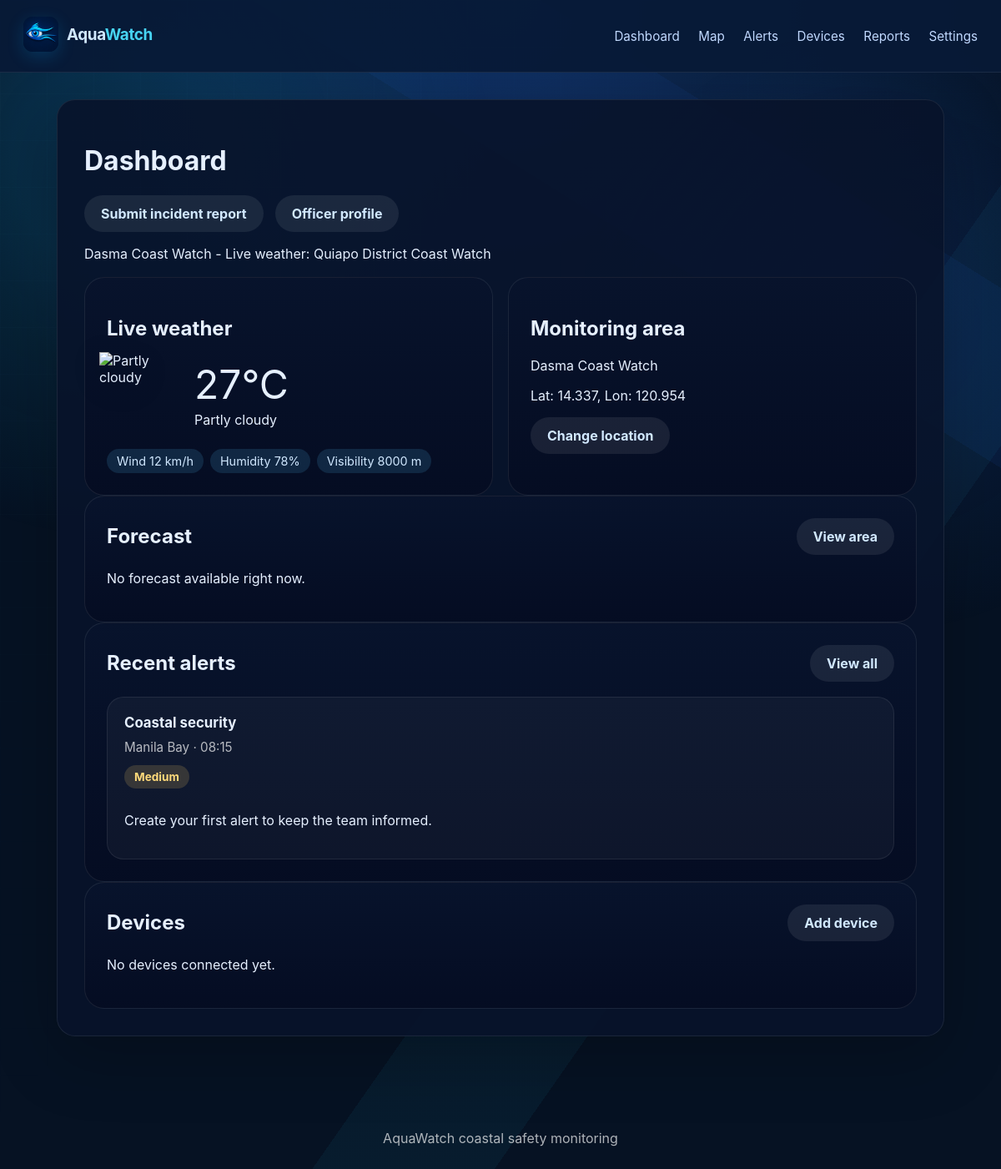
The page /dashboard/ (signed in) on the database its author committed.
### aquawatch_app/models.py (models this page shows, shortened)
class MonitoringArea(models.Model):
    user = models.OneToOneField(User, on_delete=models.CASCADE)
    label = models.CharField(max_length=128, default='Quiapo District Coast Watch')
    latitude = models.FloatField(default=14.5995)
    longitude = models.FloatField(default=120.9842)
    image_url = models.URLField(blank=True)

class Alert(models.Model):
    user = models.ForeignKey(User, on_delete=models.CASCADE)
    type = models.CharField(max_length=128)
    location = models.CharField(max_length=128)
    time = models.CharField(max_length=64)
    severity = models.CharField(max_length=64)
    description = models.TextField(blank=True)

### aquawatch_app/views.py (the view)
# urls.py: path('dashboard/', views.dashboard, name='dashboard'),
@login_required
def dashboard(request):
    user = request.user
    profile = get_or_create_profile(user)
    area = get_or_create_monitoring_area(user)
    weather_status = 'Updating live conditions'
    weather = fetch_weather(area.latitude, area.longitude)
    if weather.get('location') == 'Monitoring area':
        weather_status = 'Live weather unavailable'
    else:
        weather_status = f'{area.label} - Live weather: {weather.get("location")} '
    alerts = Alert.objects.filter(user=user).order_by('-id')[:5]
    devices = Device.objects.filter(user=user).order_by('-id')[:5]
    return render(
        request,
        'aquawatch_app/dashboard.html',
        {
            'profile': profile,
            'area': area,
            'weather': weather,
            'weather_status': weather_status,
            'alerts': alerts,
            'devices': devices,
        },
    )

### aquawatch_app/context_processors.py (called while the page is built)
def aquawatch_preferences(request):
    if not request.user.is_authenticated:
        return {'aqua_profile': None, 'aqua_language': 'English', 'aqua_dark_mode': True}
    try:
        profile = request.user.userprofile
    except (AttributeError, UserProfile.DoesNotExist):
        profile = None
    return {
        'aqua_profile': profile,
        'aqua_language': profile.language if profile else 'English',
        'aqua_dark_mode': profile.dark_mode if profile else True,
    }

### aquawatch_app/views.py (called while the page is built, shortened)
def get_or_create_profile(user: User) -> UserProfile:
    profile, _ = UserProfile.objects.get_or_create(user=user)
    return profile

def get_or_create_monitoring_area(user: User) -> MonitoringArea:
    area, _ = MonitoringArea.objects.get_or_create(user=user)
    return area

def fetch_weather(latitude: float, longitude: float) -> dict:
    api_key = settings.OPENWEATHER_API_KEY.strip()
    query = urlencode({
        'lat': latitude,
        'lon': longitude,
        'appid': api_key,
        'units': 'metric',
    })
    url = f'https://api.openweathermap.org/data/2.5/weather?{query}'
    request = Request(url, headers={'User-Agent': 'AquaWatch Web'})
    try:
        with urlopen(request, timeout=10) as response:
            payload = json.load(response)
    except (HTTPError, URLError, ValueError):
        return {
            'location': 'Quiapo District Coast Watch',
            'current': {'temperature': 27, 'description': 'Partly cloudy', 'icon': '02d'},
            'wind_speed': 12,
            'humidity': 78,
            'visibility': 8000,
        }

### aquawatch_app/templates/aquawatch_app/dashboard.html
{% extends 'aquawatch_app/base.html' %}
{% block content %}
<div class="page-card large">
  <h1>Dashboard</h1>
  <div class="button-row"><a class="button button-secondary" href="{% url 'reports' %}">Submit incident report</a><a class="button button-secondary" href="{% url 'profile' %}">Officer profile</a></div>
  <p>{{ weather_status }}</p>
  <div class="dashboard-grid">
    <section class="dashboard-card">
      <h2>Live weather</h2>
      <div class="weather-summary">
        <div class="current-weather-main"><img class="openweather-icon openweather-icon-current" src="https://openweathermap.org/img/wn/{{ weather.current.icon }}@2x.png" alt="{{ weather.current.description }}" width="100" height="100"><div><p class="weather-temp">{{ weather.current.temperature }}&deg;C</p><p>{{ weather.current.description }}</p></div></div>
        <div><span class="weather-pill">Wind {{ weather.wind_speed }} km/h</span><span class="weather-pill">Humidity {{ weather.humidity }}%</span><span class="weather-pill">Visibility {{ weather.visibility }} m</span></div>
      </div>
    </section>
    <section class="dashboard-card"><h2>Monitoring area</h2><p>{{ area.label }}</p><p>Lat: {{ area.latitude }}, Lon: {{ area.longitude }}</p><a class="button button-secondary" href="{% url 'location' %}">Change location</a></section>
  </div>
  <section class="dashboard-card full-width">
    <div class="page-header-row"><h2>Forecast</h2><a class="button button-secondary" href="{% url 'map' %}">View area</a></div>
    {% if weather.forecast %}<div class="panel-grid forecast-grid">{% for day in weather.forecast %}<div class="panel-card forecast-card"><div class="forecast-card-top"><strong>{{ day.date }}</strong><img class="openweather-icon" src="https://openweathermap.org/img/wn/{{ day.icon }}@2x.png" alt="{{ day.description }}" width="72" height="72" loading="lazy"></div><p class="panel-meta">{{ day.description }}</p><p class="forecast-temperature">{{ day.temperature }}&deg;C</p></div>{% endfor %}</div>{% else %}<p>No forecast available right now.</p>{% endif %}
  </section>
  <section class="dashboard-card full-width">
    <div class="page-header-row"><h2>Recent alerts</h2><a class="button button-secondary" href="{% url 'alerts' %}">View all</a></div>
    {% if alerts %}<div class="panel-grid">{% for alert in alerts %}<div class="panel-card"><strong>{{ alert.type }}</strong><div class="panel-meta">{{ alert.location }} &middot; {{ alert.time }}</div><div class="severity-pill severity-{{ alert.severity|lower }}">{{ alert.severity }}</div><p>{{ alert.description }}</p></div>{% endfor %}</div>{% else %}<p>No alerts yet.</p>{% endif %}
  </section>
  <section class="dashboard-card full-width">
    <div class="page-header-row"><h2>Devices</h2><a class="button button-secondary" href="{% url 'add_device' %}">Add device</a></div>
    {% if devices %}<div class="panel-grid">{% for device in devices %}<div class="panel-card"><strong>{{ device.name }}</strong><div class="panel-meta">{{ device.serial }} &middot; {{ device.vessel }}</div><div>{{ device.owner }}</div><div class="panel-footer">Last: {{ device.last_location }} &middot; {{ device.last_updated }}</div></div>{% endfor %}</div>{% else %}<p>No devices connected yet.</p>{% endif %}
  </section>
</div>
{% endblock %}

### aquawatch_app/static/aquawatch_app/styles.css (style rules this page uses)
:root { color-scheme: dark; background: #061223; color: #f5f9ff; font-family: Inter, system-ui, sans-serif; }
* { box-sizing: border-box; }
body { margin: 0; background: radial-gradient(circle at top, #0f2e5e 0%, #061223 45%); color: #e6f0ff; }
.page-card { background: rgba(8, 19, 43, 0.9); border: 1px solid rgba(255, 255, 255, 0.08); border-radius: 22px; box-shadow: 0 24px 80px rgba(0, 0, 0, 0.22); padding: 28px; margin-bottom: 24px; }
.page-card.large { padding: 32px; }
.full-width { width: 100%; }
.button-row, .form-actions { display: flex; gap: 14px; flex-wrap: wrap; margin-top: 18px; }
.button, .button-secondary { padding: 12px 20px; border-radius: 999px; border: none; font-weight: 700; text-decoration: none; display: inline-flex; align-items: center; justify-content: center; cursor: pointer; }
.button { background: #55c4ff; color: #04172c; }
.button-secondary { background: rgba(255, 255, 255, 0.08); color: #d1e8ff; }
.dashboard-grid { display: grid; grid-template-columns: repeat(2, minmax(280px, 1fr)); gap: 18px; margin-top: 18px; }
.dashboard-card { background: linear-gradient(180deg, rgba(8, 20, 44, 0.95), rgba(5, 13, 34, 0.95)); border-radius: 24px; padding: 26px; border: 1px solid rgba(255, 255, 255, 0.08); }
.page-header-row { display: flex; justify-content: space-between; align-items: center; gap: 16px; margin-bottom: 18px; }
.page-header-row h2 { margin: 0; }
.panel-grid { display: grid; grid-template-columns: repeat( auto-fit, minmax(220px, 1fr) ); gap: 16px; }
.panel-card { background: rgba(255, 255, 255, 0.04); border: 1px solid rgba(255, 255, 255, 0.08); border-radius: 20px; padding: 20px; min-height: 150px; }
.panel-card strong { display: block; font-size: 1.05rem; margin-bottom: 10px; }
.panel-meta { color: rgba(255, 255, 255, 0.7); font-size: 0.95rem; margin-bottom: 12px; }
.severity-pill { display: inline-flex; align-items: center; justify-content: center; padding: 6px 12px; border-radius: 999px; font-size: 0.85rem; font-weight: 700; margin-bottom: 12px; }
.severity-medium { background: rgba(255, 209, 102, 0.16); color: #ffda7a; }
.weather-summary { display: grid; gap: 14px; }
.current-weather-main { display: flex; align-items: center; gap: 14px; }
.current-weather-main p { margin: 3px 0; }
.openweather-icon { width: 72px; height: 72px; object-fit: contain; filter: drop-shadow(0 8px 16px rgba(0, 0, 0, 0.22)); }
.openweather-icon-current { width: 100px; height: 100px; margin: -8px 0 -8px -9px; }
.weather-temp { font-size: 3rem; margin: 0; }
.weather-pill { display: inline-block; margin-right: 8px; margin-top: 8px; padding: 6px 12px; border-radius: 999px; background: rgba(85, 196, 255, 0.14); color: #d1e8ff; font-size: 0.9rem; }
body::before { content:""; position:fixed; z-index:0; inset:0; pointer-events:none; background:radial-gradient(circle at 12% 14%,rgba(15,181,231,.14) 0 8%,transparent 28%),radial-gradient(circle at 88% 28%,rgba(29,98,223,.12) 0 7%,transparent 25%),linear-gradient(125deg,transparent 0 62%,rgba(38,194,232,.055) 62% 72%,transparent 72%),linear-gradient(32deg,transparent 0 74%,rgba(29,98,223,.07) 74% 84%,transparent 84%); }
body::after { content:""; position:fixed; z-index:0; inset:0; pointer-events:none; opacity:.42; background-image:linear-gradient(rgba(116,214,255,.045) 1px,transparent 1px),linear-gradient(90deg,rgba(116,214,255,.045) 1px,transparent 1px); background-size:56px 56px; mask-image:linear-gradient(135deg,#000 0%,transparent 66%); }

### rows shown on the page
MonitoringArea: label "Dasma Coast Watch", latitude "14.337", longitude "120.954"
Alert: type "Coastal security", location "Manila Bay", time "08:15", severity "Medium", description "Create your first alert to keep the team informed."

### other values the page prints
{{ weather_status }} "Dasma Coast Watch - Live weather: Quiapo District Coast Watch"
{{ weather.current.temperature }} "27"
{{ weather.current.description }} "Partly cloudy"
{{ weather.wind_speed }} "12"
{{ weather.humidity }} "78"
{{ weather.visibility }} "8000"
